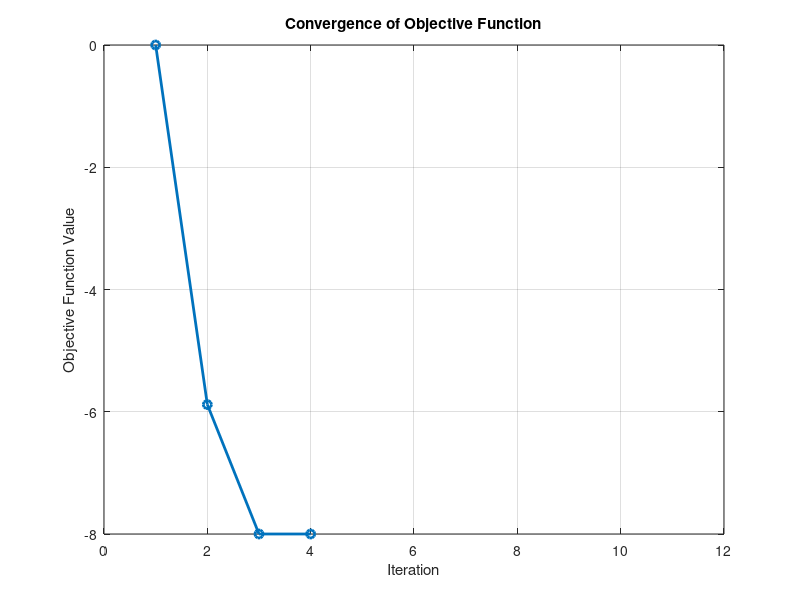
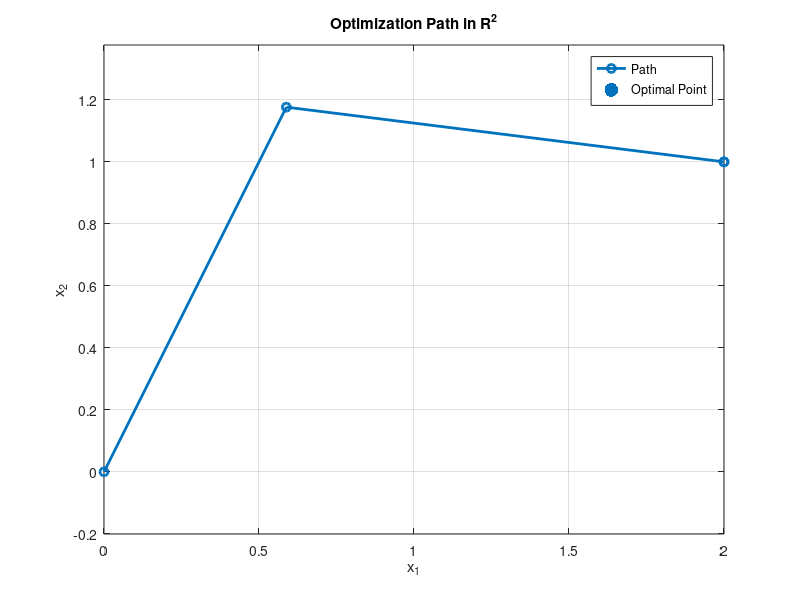

These figures' MATLAB source, in order:
%% DFG -- Davidon Fletcher Powell
format rat
A = [2 0
     0 8];
b = [4 8]';
maxiter = 10;
epsilon = 1e-4;

f = @(x) 1/2*x'*A*x-b'*x;

xk = [0 0]';
gk = A*xk - b;
Dk = [1 0
      0 1];

fvals = [0];
xvals = [xk];
for i = 1:maxiter
    alpha_k = gk'*Dk*gk / ( gk'*Dk'*A*Dk*gk );
    
    xnew = xk - alpha_k*Dk*gk;
    gnew = A*xnew - b;
    
    pk = xnew - xk;
    qk = gnew - gk;
    Dk = Dk + pk*pk' / (pk'*qk) - Dk*qk*qk'*Dk / (qk'*Dk*qk);
    
    xk = xnew;
    gk = gnew;
    if (i>1 && fvals(i-1)-f(xk) < epsilon)
        break;
    end
    fvals = [fvals f(xk)];
    xvals = [xvals xk];
end

% Plot the objective function values
figure;
plot(fvals, '-o', 'LineWidth', 2, 'MarkerSize', 6);
xlabel('Iteration');
ylabel('Objective Function Value');
title('Convergence of Objective Function');
grid on;

% Plot the trajectory in R^2
figure;
plot(xvals(1, :), xvals(2, :), '-o', 'LineWidth', 2, 'MarkerSize', 6);
hold on;
scatter(xvals(1,end), xvals(2,end), 100, 'r', 'filled', 'DisplayName', 'Optimal Point');
xlabel('x_1');
ylabel('x_2');
title('Optimization Path in R^2');
legend('Path', 'Optimal Point');
grid on;
axis equal;